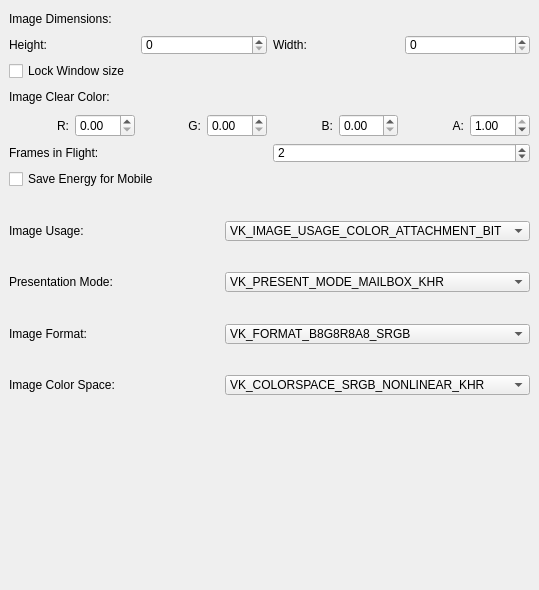
        <widget class="QWidget" name="swapchain">
         <property name="minimumSize">
          <size>
           <width>0</width>
           <height>0</height>
          </size>
         </property>
         <property name="maximumSize">
          <size>
           <width>16777215</width>
           <height>16777215</height>
          </size>
         </property>
         <attribute name="title">
          <string>Swapchain</string>
         </attribute>
         <widget class="QWidget" name="horizontalLayoutWidget_3">
          <property name="geometry">
           <rect>
            <x>9</x>
            <y>9</y>
            <width>521</width>
            <height>572</height>
           </rect>
          </property>
          <layout class="QHBoxLayout" name="horizontalLayout_3">
           <item>
            <layout class="QVBoxLayout" name="verticalLayoutSwapchain">
             <item>
              <layout class="QVBoxLayout" name="verticalLayoutImageDimensions">
               <item>
                <spacer name="verticalSpacer_29">
                 <property name="orientation">
                  <enum>Qt::Vertical</enum>
                 </property>
                 <property name="sizeHint" stdset="0">
                  <size>
                   <width>20</width>
                   <height>40</height>
                  </size>
                 </property>
                </spacer>
               </item>
               <item>
                <widget class="QLabel" name="imageDimensionsLabel">
                 <property name="minimumSize">
                  <size>
                   <width>0</width>
                   <height>20</height>
                  </size>
                 </property>
                 <property name="maximumSize">
                  <size>
                   <width>16777215</width>
                   <height>20</height>
                  </size>
                 </property>
                 <property name="text">
                  <string>Image Dimensions:</string>
                 </property>
                </widget>
               </item>
               <item>
                <spacer name="verticalSpacer_8">
                 <property name="orientation">
                  <enum>Qt::Vertical</enum>
                 </property>
                 <property name="sizeHint" stdset="0">
                  <size>
                   <width>20</width>
                   <height>40</height>
                  </size>
                 </property>
                </spacer>
               </item>
               <item>
                <layout class="QHBoxLayout" name="horizontalLayoutImageDimensions">
                 <item>
                  <layout class="QHBoxLayout" name="horizontalLayoutImageHeight">
                   <property name="spacing">
                    <number>6</number>
                   </property>
                   <property name="sizeConstraint">
                    <enum>QLayout::SetDefaultConstraint</enum>
                   </property>
                   <item>
                    <widget class="QLabel" name="imageHeightLabel">
                     <property name="maximumSize">
                      <size>
                       <width>16777215</width>
                       <height>20</height>
                      </size>
                     </property>
                     <property name="text">
                      <string>Height:</string>
                     </property>
                    </widget>
                   </item>
                   <item>
                    <widget class="QSpinBox" name="imageHeightInput">
                     <property name="maximumSize">
                      <size>
                       <width>16777215</width>
                       <height>20</height>
                      </size>
                     </property>
                     <property name="maximum">
                      <number>99999</number>
                     </property>
                    </widget>
                   </item>
                  </layout>
                 </item>
                 <item>
                  <layout class="QHBoxLayout" name="horizontalLayoutImageWidth">
                   <item>
                    <widget class="QLabel" name="imageWidthLabel">
                     <property name="maximumSize">
                      <size>
                       <width>16777215</width>
                       <height>20</height>
                      </size>
                     </property>
                     <property name="text">
                      <string>Width:</string>
                     </property>
                    </widget>
                   </item>
                   <item>
                    <widget class="QSpinBox" name="imageWidthInput">
                     <property name="maximumSize">
                      <size>
                       <width>16777215</width>
                       <height>20</height>
                      </size>
                     </property>
                     <property name="maximum">
                      <number>99999</number>
                     </property>
                    </widget>
                   </item>
                  </layout>
                 </item>
                </layout>
               </item>
              </layout>
             </item>
             <item>
              <spacer name="verticalSpacer_9">
               <property name="orientation">
                <enum>Qt::Vertical</enum>
               </property>
               <property name="sizeHint" stdset="0">
                <size>
                 <width>20</width>
                 <height>40</height>
                </size>
               </property>
              </spacer>
             </item>
             <item>
              <widget class="QCheckBox" name="lockWindowSizeCheckBox">
               <property name="minimumSize">
                <size>
                 <width>0</width>
                 <height>20</height>
                </size>
               </property>
               <property name="maximumSize">
                <size>
                 <width>16777215</width>
                 <height>20</height>
                </size>
               </property>
               <property name="toolTip">
                <string>&lt;html&gt;&lt;head/&gt;&lt;body&gt;&lt;p&gt;Disable Window resizing.&lt;/p&gt;&lt;/body&gt;&lt;/html&gt;</string>
               </property>
               <property name="text">
                <string>Lock Window size</string>
               </property>
               <property name="tristate">
                <bool>false</bool>
               </property>
              </widget>
             </item>
             <item>
              <spacer name="verticalSpacer_10">
               <property name="orientation">
                <enum>Qt::Vertical</enum>
               </property>
               <property name="sizeHint" stdset="0">
                <size>
                 <width>20</width>
                 <height>40</height>
                </size>
               </property>
              </spacer>
             </item>
             <item>
              <layout class="QVBoxLayout" name="verticalLayoutImageClearColor">
               <item>
                <spacer name="verticalSpacer_12">
                 <property name="orientation">
                  <enum>Qt::Vertical</enum>
                 </property>
                 <property name="sizeHint" stdset="0">
                  <size>
                   <width>20</width>
                   <height>40</height>
                  </size>
                 </property>
                </spacer>
               </item>
               <item>
                <widget class="QLabel" name="imageClearColorLabel">
                 <property name="minimumSize">
                  <size>
                   <width>0</width>
                   <height>20</height>
                  </size>
                 </property>
                 <property name="maximumSize">
                  <size>
                   <width>16777215</width>
                   <height>20</height>
                  </size>
                 </property>
                 <property name="toolTip">
                  <string>&lt;html&gt;&lt;head/&gt;&lt;body&gt;&lt;p&gt;Clear image to that color before writing to it. If an area is not drawn, this can also refer to &amp;quot;background color&amp;quot;.&lt;/p&gt;&lt;/body&gt;&lt;/html&gt;</string>
                 </property>
                 <property name="text">
                  <string>Image Clear Color:</string>
                 </property>
                </widget>
               </item>
               <item>
                <spacer name="verticalSpacer_11">
                 <property name="orientation">
                  <enum>Qt::Vertical</enum>
                 </property>
                 <property name="sizeHint" stdset="0">
                  <size>
                   <width>20</width>
                   <height>40</height>
                  </size>
                 </property>
                </spacer>
               </item>
               <item>
                <layout class="QHBoxLayout" name="horizontalLayoutRGBA">
                 <item>
                  <layout class="QHBoxLayout" name="horizontalLayoutClearColorR">
                   <item>
                    <widget class="QLabel" name="clearColorRLabel">
                     <property name="text">
                      <string>R:</string>
                     </property>
                     <property name="alignment">
                      <set>Qt::AlignRight|Qt::AlignTrailing|Qt::AlignVCenter</set>
                     </property>
                    </widget>
                   </item>
                   <item>
                    <widget class="QDoubleSpinBox" name="clearColorRInput">
                     <property name="maximum">
                      <double>1.000000000000000</double>
                     </property>
                     <property name="singleStep">
                      <double>0.010000000000000</double>
                     </property>
                    </widget>
                   </item>
                  </layout>
                 </item>
                 <item>
                  <layout class="QHBoxLayout" name="horizontalLayoutClearColorG">
                   <item>
                    <widget class="QLabel" name="clearColorGLabel">
                     <property name="text">
                      <string>G:</string>
                     </property>
                     <property name="alignment">
                      <set>Qt::AlignRight|Qt::AlignTrailing|Qt::AlignVCenter</set>
                     </property>
                    </widget>
                   </item>
                   <item>
                    <widget class="QDoubleSpinBox" name="clearColorGInput">
                     <property name="maximum">
                      <double>1.000000000000000</double>
                     </property>
                     <property name="singleStep">
                      <double>0.010000000000000</double>
                     </property>
                    </widget>
                   </item>
                  </layout>
                 </item>
                 <item>
                  <layout class="QHBoxLayout" name="horizontalLayoutClearColorB">
                   <item>
                    <widget class="QLabel" name="clearColorBLabel">
                     <property name="text">
                      <string>B:</string>
                     </property>
                     <property name="alignment">
                      <set>Qt::AlignRight|Qt::AlignTrailing|Qt::AlignVCenter</set>
                     </property>
                    </widget>
                   </item>
                   <item>
                    <widget class="QDoubleSpinBox" name="clearColorBInput">
                     <property name="maximum">
                      <double>1.000000000000000</double>
                     </property>
                     <property name="singleStep">
                      <double>0.010000000000000</double>
                     </property>
                     <property name="value">
                      <double>0.000000000000000</double>
                     </property>
                    </widget>
                   </item>
                  </layout>
                 </item>
                 <item>
                  <layout class="QHBoxLayout" name="horizontalLayoutClearColorA">
                   <item>
                    <widget class="QLabel" name="clearColorALabel">
                     <property name="text">
                      <string>A:</string>
                     </property>
                     <property name="alignment">
                      <set>Qt::AlignRight|Qt::AlignTrailing|Qt::AlignVCenter</set>
                     </property>
                    </widget>
                   </item>
                   <item>
                    <widget class="QDoubleSpinBox" name="clearColorAInput">
                     <property name="maximum">
                      <double>1.000000000000000</double>
                     </property>
                     <property name="singleStep">
                      <double>0.010000000000000</double>
                     </property>
                     <property name="value">
                      <double>1.000000000000000</double>
                     </property>
                    </widget>
                   </item>
                  </layout>
                 </item>
                </layout>
               </item>
              </layout>
             </item>
             <item>
              <spacer name="verticalSpacer_14">
               <property name="orientation">
                <enum>Qt::Vertical</enum>
               </property>
               <property name="sizeHint" stdset="0">
                <size>
                 <width>20</width>
                 <height>40</height>
                </size>
               </property>
              </spacer>
             </item>
             <item>
              <spacer name="verticalSpacer_31">
               <property name="orientation">
                <enum>Qt::Vertical</enum>
               </property>
               <property name="sizeHint" stdset="0">
                <size>
                 <width>20</width>
                 <height>40</height>
                </size>
               </property>
              </spacer>
             </item>
             <item>
              <layout class="QHBoxLayout" name="horizontalLayoutFramesInFlight">
               <item>
                <widget class="QLabel" name="framesInFlightLabel">
                 <property name="minimumSize">
                  <size>
                   <width>0</width>
                   <height>20</height>
                  </size>
                 </property>
                 <property name="maximumSize">
                  <size>
                   <width>16777215</width>
                   <height>20</height>
                  </size>
                 </property>
                 <property name="toolTip">
                  <string>&lt;html&gt;&lt;head/&gt;&lt;body&gt;&lt;p&gt;Maximum number of Frames worked on by the CPU and GPU&lt;/p&gt;&lt;/body&gt;&lt;/html&gt;</string>
                 </property>
                 <property name="text">
                  <string>Frames in Flight:</string>
                 </property>
                </widget>
               </item>
               <item>
                <widget class="QSpinBox" name="framesInFlightInput">
                 <property name="minimumSize">
                  <size>
                   <width>0</width>
                   <height>20</height>
                  </size>
                 </property>
                 <property name="maximumSize">
                  <size>
                   <width>16777215</width>
                   <height>20</height>
                  </size>
                 </property>
                 <property name="maximum">
                  <number>999</number>
                 </property>
                 <property name="value">
                  <number>2</number>
                 </property>
                </widget>
               </item>
              </layout>
             </item>
             <item>
              <widget class="QCheckBox" name="saveEnergyForMobileCheckBox">
               <property name="minimumSize">
                <size>
                 <width>0</width>
                 <height>20</height>
                </size>
               </property>
               <property name="maximumSize">
                <size>
                 <width>16777215</width>
                 <height>20</height>
                </size>
               </property>
               <property name="toolTip">
                <string>&lt;html&gt;&lt;head/&gt;&lt;body&gt;&lt;p&gt;Use low power usage Presentation Mode FIFO. If enabled Presentation Mode will not be choosable.&lt;/p&gt;&lt;/body&gt;&lt;/html&gt;</string>
               </property>
               <property name="whatsThis">
                <string>if save energy for mobile, disable presentation mode combo box</string>
               </property>
               <property name="text">
                <string>Save Energy for Mobile</string>
               </property>
              </widget>
             </item>
             <item>
              <spacer name="verticalSpacer_32">
               <property name="orientation">
                <enum>Qt::Vertical</enum>
               </property>
               <property name="sizeHint" stdset="0">
                <size>
                 <width>20</width>
                 <height>40</height>
                </size>
               </property>
              </spacer>
             </item>
             <item>
              <layout class="QHBoxLayout" name="horizontalLayoutImageSelectors">
               <item>
                <layout class="QVBoxLayout" name="verticalLayoutImageSelectorsLabel">
                 <item>
                  <spacer name="verticalSpacer_16">
                   <property name="orientation">
                    <enum>Qt::Vertical</enum>
                   </property>
                   <property name="sizeHint" stdset="0">
                    <size>
                     <width>20</width>
                     <height>40</height>
                    </size>
                   </property>
                  </spacer>
                 </item>
                 <item>
                  <widget class="QLabel" name="ImageUsageLabel">
                   <property name="minimumSize">
                    <size>
                     <width>0</width>
                     <height>20</height>
                    </size>
                   </property>
                   <property name="toolTip">
                    <string>&lt;html&gt;&lt;head/&gt;&lt;body&gt;&lt;p&gt;Specify what kind of operations the images in the swap chain are used for.&lt;/p&gt;&lt;/body&gt;&lt;/html&gt;</string>
                   </property>
                   <property name="text">
                    <string>Image Usage:</string>
                   </property>
                  </widget>
                 </item>
                 <item>
                  <spacer name="verticalSpacer_17">
                   <property name="orientation">
                    <enum>Qt::Vertical</enum>
                   </property>
                   <property name="sizeHint" stdset="0">
                    <size>
                     <width>20</width>
                     <height>40</height>
                    </size>
                   </property>
                  </spacer>
                 </item>
                 <item>
                  <widget class="QLabel" name="imagePresentationModeLabel">
                   <property name="minimumSize">
                    <size>
                     <width>0</width>
                     <height>20</height>
                    </size>
                   </property>
                   <property name="toolTip">
                    <string>&lt;html&gt;&lt;head/&gt;&lt;body&gt;&lt;p&gt;Presentation Modes define how images are presented.&lt;/p&gt;&lt;/body&gt;&lt;/html&gt;</string>
                   </property>
                   <property name="text">
                    <string>Presentation Mode:</string>
                   </property>
                  </widget>
                 </item>
                 <item>
                  <spacer name="verticalSpacer_18">
                   <property name="orientation">
                    <enum>Qt::Vertical</enum>
                   </property>
                   <property name="sizeHint" stdset="0">
                    <size>
                     <width>20</width>
                     <height>40</height>
                    </size>
                   </property>
                  </spacer>
                 </item>
                 <item>
                  <widget class="QLabel" name="imageFormatLabel">
                   <property name="minimumSize">
                    <size>
                     <width>0</width>
                     <height>20</height>
                    </size>
                   </property>
                   <property name="text">
                    <string>Image Format:</string>
                   </property>
                  </widget>
                 </item>
                 <item>
                  <spacer name="verticalSpacer_19">
                   <property name="orientation">
                    <enum>Qt::Vertical</enum>
                   </property>
                   <property name="sizeHint" stdset="0">
                    <size>
                     <width>20</width>
                     <height>40</height>
                    </size>
                   </property>
                  </spacer>
                 </item>
                 <item>
                  <widget class="QLabel" name="imageColorSpaceLabel">
                   <property name="minimumSize">
                    <size>
                     <width>0</width>
                     <height>20</height>
                    </size>
                   </property>
                   <property name="text">
                    <string>Image Color Space:</string>
                   </property>
                  </widget>
                 </item>
                 <item>
                  <spacer name="verticalSpacer_20">
                   <property name="orientation">
                    <enum>Qt::Vertical</enum>
                   </property>
                   <property name="sizeHint" stdset="0">
                    <size>
                     <width>20</width>
                     <height>40</height>
                    </size>
                   </property>
                  </spacer>
                 </item>
                </layout>
               </item>
               <item>
                <layout class="QVBoxLayout" name="verticalLayoutImageSelectorsBox">
                 <item>
                  <spacer name="verticalSpacer_30">
                   <property name="orientation">
                    <enum>Qt::Vertical</enum>
                   </property>
                   <property name="sizeHint" stdset="0">
                    <size>
                     <width>20</width>
                     <height>40</height>
                    </size>
                   </property>
                  </spacer>
                 </item>
                 <item>
                  <widget class="QComboBox" name="imageUsageInput">
                   <property name="minimumSize">
                    <size>
                     <width>251</width>
                     <height>20</height>
                    </size>
                   </property>
                   <property name="toolTip">
                    <string>&lt;html&gt;&lt;head/&gt;&lt;body&gt;&lt;p&gt;&lt;span style=&quot; font-weight:600;&quot;&gt;VK_IMAGE_USAGE_COLOR_ATTACHMENT_BIT&lt;/span&gt;: specifies to render directly into images&lt;/p&gt;&lt;p&gt;&lt;span style=&quot; font-weight:600;&quot;&gt;VK_IMAGE_USAGE_TRANSFER_DST_BIT&lt;/span&gt;: may be used to render into separate image and perform post processing. Perform memory operation then to transport image to swap chain.&lt;/p&gt;&lt;/body&gt;&lt;/html&gt;</string>
                   </property>
                   <property name="editable">
                    <bool>false</bool>
                   </property>
                   <property name="currentText">
                    <string notr="true">VK_IMAGE_USAGE_COLOR_ATTACHMENT_BIT</string>
                   </property>
                   <item>
                    <property name="text">
                     <string>VK_IMAGE_USAGE_COLOR_ATTACHMENT_BIT</string>
                    </property>
                   </item>
                  </widget>
                 </item>
                 <item>
                  <spacer name="verticalSpacer_21">
                   <property name="orientation">
                    <enum>Qt::Vertical</enum>
                   </property>
                   <property name="sizeHint" stdset="0">
                    <size>
                     <width>20</width>
                     <height>40</height>
                    </size>
                   </property>
                  </spacer>
                 </item>
                 <item>
                  <widget class="QComboBox" name="presentationModeInput">
                   <property name="minimumSize">
                    <size>
                     <width>231</width>
                     <height>20</height>
                    </size>
                   </property>
                   <property name="toolTip">
                    <string>&lt;html&gt;&lt;head/&gt;&lt;body&gt;&lt;p&gt;&lt;span style=&quot; font-weight:600;&quot;&gt;VK_PRESENT_MODE_MAILBOX_KHR&lt;/span&gt;: new created images replace already present images in the queue if its full, instead of stopping the program to create frames. Reduces latency issues but consumes a lot of energy - don't use on mobile devices.&lt;/p&gt;&lt;p&gt;&lt;span style=&quot; font-weight:600;&quot;&gt;VK_PRESENT_MODE_IMMEDIATE_KHR&lt;/span&gt;: created images will be transferred immediately to the screen, may cause tearing&lt;/p&gt;&lt;p&gt;&lt;span style=&quot; font-weight:600;&quot;&gt;VK_PRESENT_MODE_FIFO_KHR&lt;/span&gt;: created images will be stored in queue, first in first out principle, if queue is full program stops to create new images - guaranteed to be available&lt;/p&gt;&lt;p&gt;&lt;span style=&quot; font-weight:600;&quot;&gt;VK_PRESENT_MODE_FIFO_RELAXED_KHR&lt;/span&gt;: same as FIFO but if queue is empty, application transfers image to screen without waiting for display refresh/vertical blank&lt;/p&gt;&lt;/body&gt;&lt;/html&gt;</string>
                   </property>
                   <property name="editable">
                    <bool>false</bool>
                   </property>
                   <property name="currentText">
                    <string notr="true">VK_PRESENT_MODE_MAILBOX_KHR</string>
                   </property>
                   <item>
                    <property name="text">
                     <string>VK_PRESENT_MODE_MAILBOX_KHR</string>
                    </property>
                   </item>
                   <item>
                    <property name="text">
                     <string>VK_PRESENT_MODE_IMMEDIATE_KHR</string>
                    </property>
                   </item>
                   <item>
                    <property name="text">
                     <string>VK_PRESENT_MODE_FIFO_KHR</string>
                    </property>
                   </item>
                   <item>
                    <property name="text">
                     <string>VK_PRESENT_MODE_FIFO_RELAXED_KHR</string>
                    </property>
                   </item>
                  </widget>
                 </item>
                 <item>
                  <spacer name="verticalSpacer_22">
                   <property name="orientation">
                    <enum>Qt::Vertical</enum>
                   </property>
                   <property name="sizeHint" stdset="0">
                    <size>
                     <width>20</width>
                     <height>40</height>
                    </size>
                   </property>
                  </spacer>
                 </item>
                 <item>
                  <widget class="QComboBox" name="imageFormatInput">
                   <property name="minimumSize">
                    <size>
                     <width>231</width>
                     <height>20</height>
                    </size>
                   </property>
                   <property name="editable">
                    <bool>false</bool>
                   </property>
                   <property name="currentText">
                    <string notr="true">VK_FORMAT_B8G8R8A8_SRGB</string>
                   </property>
                   <item>
                    <property name="text">
                     <string>VK_FORMAT_B8G8R8A8_SRGB</string>
                    </property>
                   </item>
                  </widget>
                 </item>
                 <item>
                  <spacer name="verticalSpacer_23">
                   <property name="orientation">
                    <enum>Qt::Vertical</enum>
                   </property>
                   <property name="sizeHint" stdset="0">
                    <size>
                     <width>20</width>
                     <height>40</height>
                    </size>
                   </property>
                  </spacer>
                 </item>
                 <item>
                  <widget class="QComboBox" name="imageColorSpaceInput">
                   <property name="minimumSize">
                    <size>
                     <width>231</width>
                     <height>20</height>
                    </size>
                   </property>
                   <property name="editable">
                    <bool>false</bool>
                   </property>
                   <property name="currentText">
                    <string notr="true">VK_COLORSPACE_SRGB_NONLINEAR_KHR</string>
                   </property>
                   <item>
                    <property name="text">
                     <string>VK_COLORSPACE_SRGB_NONLINEAR_KHR</string>
                    </property>
                   </item>
                  </widget>
                 </item>
                 <item>
                  <spacer name="verticalSpacer_24">
                   <property name="orientation">
                    <enum>Qt::Vertical</enum>
                   </property>
                   <property name="sizeHint" stdset="0">
                    <size>
                     <width>20</width>
                     <height>40</height>
                    </size>
                   </property>
                  </spacer>
                 </item>
                </layout>
               </item>
              </layout>
             </item>
             <item>
              <spacer name="verticalSpacer_2">
               <property name="orientation">
                <enum>Qt::Vertical</enum>
               </property>
               <property name="sizeType">
                <enum>QSizePolicy::Fixed</enum>
               </property>
               <property name="sizeHint" stdset="0">
                <size>
                 <width>20</width>
                 <height>160</height>
                </size>
               </property>
              </spacer>
             </item>
            </layout>
           </item>
          </layout>
         </widget>
         <widget class="QWidget" name="verticalLayoutWidget">
          <property name="geometry">
           <rect>
            <x>9</x>
            <y>0</y>
            <width>521</width>
            <height>41</height>
           </rect>
          </property>
          <layout class="QVBoxLayout" name="verticalLayout_2"/>
         </widget>
        </widget>
